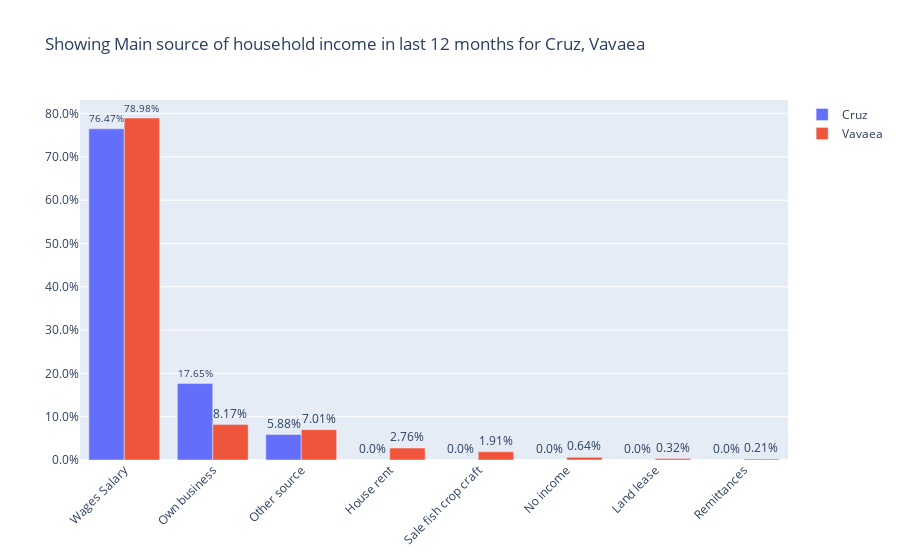

Notebook source saved alongside this figure:
### Code cell
gen_bar_plot(sol_geo, 'Ward', "Main source of household income in last 12 months", 'Wages Salary', ['Cruz', 'Vavaea'], 'Proportion')

### Figure 1 — Plotly figure (JSON) as saved in the notebook; plotly's stock layout.template omitted (floating-point values rounded to 4 significant figures)
{"data": [{"cliponaxis": false, "customdata": ["Cruz", "Cruz", "Cruz", "Cruz", "Cruz", "Cruz", "Cruz", "Cruz"], "hovertemplate": "%{customdata} <extra>%{x}<br><b>%{y}</extra>", "name": "Cruz", "text": ["0.0%", "76.47%", "17.65%", "0.0%", "0.0%", "0.0%", "0.0%", "5.88%"], "textangle": 0, "textfont": {"size": 12}, "textposition": "outside", "type": "bar", "x": ["No income", "Wages Salary", "Own business", "Sale fish crop craft", "Land lease", "House rent", "Remittances", "Other source"], "y": [0, 0.7647, 0.1765, 0, 0, 0, 0, 0.0588]}, {"cliponaxis": false, "customdata": ["Vavaea", "Vavaea", "Vavaea", "Vavaea", "Vavaea", "Vavaea", "Vavaea", "Vavaea"], "hovertemplate": "%{customdata} <extra>%{x}<br><b>%{y}</extra>", "name": "Vavaea", "text": ["0.64%", "78.98%", "8.17%", "1.91%", "0.32%", "2.76%", "0.21%", "7.01%"], "textangle": 0, "textfont": {"size": 12}, "textposition": "outside", "type": "bar", "x": ["No income", "Wages Salary", "Own business", "Sale fish crop craft", "Land lease", "House rent", "Remittances", "Other source"], "y": [0.0064, 0.7898, 0.0817, 0.0191, 0.0032, 0.0276, 0.0021, 0.0701]}], "layout": {"barmode": "group", "hovermode": "x unified", "title": {"text": "Showing Main source of household income in last 12 months for Cruz, Vavaea"}, "xaxis": {"categoryorder": "total descending", "tickangle": -45}, "yaxis": {"tickformat": ".1%"}}}
